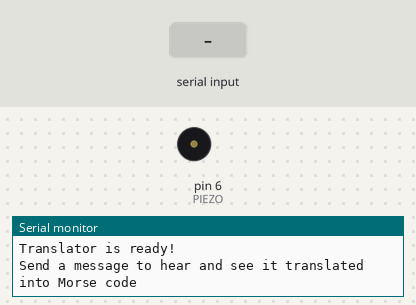
This sketch was run on a simulated Arduino Uno, built with avr-gcc and run on an emulated ATmega328P. Parts: buzzer (waves = sounding), the last lines printed to the serial monitor. Inputs (shaded band) come from the test bench.

Above: at 3.2 s.
3.3 s: "1\n" received over Serial
At 4.2 s:
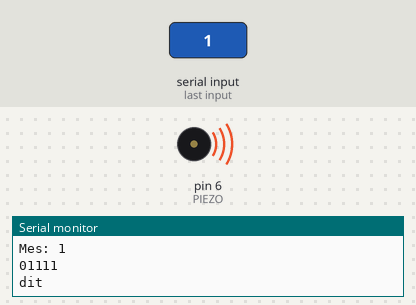
Timing chart, 0 to 8.3 s (numbered marks = the images above; inputs shaded):
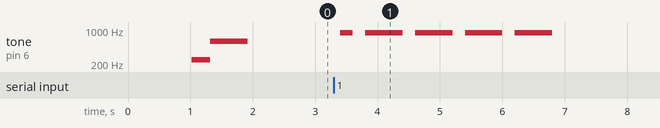

Measured:
- after the input at 3.3 s, tone on pin 6 (PIEZO): silent → 880 Hz after 0.10 s, then repeats every 0.80 s: silent 0.20 s, 880 Hz 0.60 s, until it stays silent from 6.8 s

The sketch:

morse-code-translator.ino
```cpp
/*
      MORSE CODE TRANSLATOR
!Works ONLY with International Morse code!
User is expected to type a message in the Serial Monitor containing
only latin letters and digits and Arduino will translate it into Morse code,
with the dashes and dots heard from the piezo and seen from the LED.

Do not enter a sentence longer than 60 characters!

Mladen Mihalkov December 2024
*/


#define NOTE_A5  880
#define NOTE_B3  247
#define NOTE_D5  587


#define LED 8
#define PIEZO 6

// Morse code space durations
#define DIT 200
#define DASH 3 * DIT
#define SIGNAL_SPACE DIT
#define CHAR_SPACE 3 * DIT
#define WORD_SPACE 7 * DIT

/*
      TASKS
 1. (DONE)Create read_message(void):
     - reads message from Serial Monitor  done
       - Converts all the characters to LowerCase  D
       - If no message was read reterns empty string. D
       - If message contains unsupported chars, Print error message D
       - If the message is successfully read notify the user to wait!

 2. (DONE)void produce_signal(bool dash_or_dit)
      - Produce dash or dit according to the value of dash_or_dit.
      - Do not wait

 3. (DONE) Create array MorseChar_array:
      - of structs for each MorseChar(from a-z and 1-9)

 4. (DONE) convert_character(char ch)
    - reference the letter-to-morse-code array with index ch - 'a'. !! Check if it is a letter or a digit. (DONE)
    - read the three bits of the result using bitmasks (DONE)
    - call produce_signal() for each bit (DONE)
    - if the bit is empty than don't produce a sound  (DONE)
    - delay between the signals (DONE)
    - Do not handle spaces! (DONE);

 5.(DONE) Add print to the console and also produce a sound signal notifying that the program is ready!
    Create notify_start(void)
      -- produce short beginning sound
      -- flash the LED several times
      -- print message to the serial mointor
 6. (DONE) Create convert_message(String msg)
      - Read each character  D
      - If it is space:  D
          -- it is considered the end of a word D
          -- there sould be a word space delay  D
      - If it is not space call convert_character for each char  D
      - delay betwenn characters  D

*/

String MorseChars[] = {
    "01",  // A
    "1000", // B
    "1010", //C
    "100",  // D
    "0",   // E
    "0010",   // F
    "110",   // G
    "0000",   // H
    "00",   // I
    "0111",   // J
    "101",   // K
    "0100",   // L
    "11",   // M
    "10",   // N
    "111",   // O
    "0110",   // P
    "1101",   // Q
    "010",   // R
    "000",   // S
    "1",   // T
    "001",   // U
    "0001",   // V
    "011",   // W
    "1001",   // X
    "1011",   // Y
    "1100",    // Z
    "11111",   // 0
    "01111",   // 1
    "00111",   // 2
    "00011",   // 3
    "00001",   // 4
    "00000",   // 5
    "10000",   // 6
    "11000",   // 7
    "11100",   // 8
    "11110",   // 9
  };


String message = "";


void produce_signal(bool dash_or_dit)
{
   // dash
   if(dash_or_dit)
   {
      digitalWrite(LED, HIGH);
      tone(PIEZO, NOTE_A5, DASH);
      delay(DASH);
      digitalWrite(LED, LOW);
      Serial.println("dash");
   }
   else   // dit
   {
      digitalWrite(LED, HIGH);
      tone(PIEZO, NOTE_A5, DIT);
      delay(DIT);
      digitalWrite(LED, LOW);
      Serial.println("dit");

   }
}

void convert_character(char ch)
{
    int lookup_index = 0;
    if(ch >= 'a' && ch <= 'z') lookup_index = ch - 'a';
    else lookup_index = ch - '0' + 26;
    String morse_str = MorseChars[lookup_index];
    Serial.println(morse_str);
    for(int i = 0; i < morse_str.length(); i++)
    {
       if(morse_str[i] == '1')  produce_signal(1);
       else produce_signal(0);
       delay(SIGNAL_SPACE);
    }
}


String read_message(void)
{
  String message = "";
  char ch;
    while(Serial.available() > 0)
    {
      ch = tolower(char(Serial.read()));
      if ((ch < 'a' || ch > 'z') && (ch < '0' || ch > '9') && ch != '\n' && ch != ' ')
      {
        Serial.println("You entered unsuppored characters!!");
        message = "";
        while(Serial.available() > 0) Serial.read();
        return "";
      }
      message += ch;
      delay(50);
    }
    return message;
}

void notify_start(void)
{
  Serial.println("Translator is ready!");
  Serial.println("Send a message to hear and see it translated into Morse code");
  for(int i = 0; i < 5;++i)
  {
    digitalWrite(LED, HIGH);
    delay(100);
    digitalWrite(LED, LOW);
    delay(100);
  }
  tone(PIEZO, NOTE_B3, 300);
  delay(300);
  tone(PIEZO, NOTE_D5, 600);
  delay(700);
}

void convert_message(String msg)
{
  for(int i = 0;i < msg.length(); ++i)
  {
      if(msg[i] == ' ') delay(CHAR_SPACE);
      else
      {
          convert_character(msg[i]);
          delay(CHAR_SPACE);
      }
  }
}


void setup() {
  digitalWrite(LED, OUTPUT);
  digitalWrite(PIEZO, OUTPUT);
  Serial.begin(9600);
  notify_start();
  digitalWrite(LED, LOW);
}

void loop() {
  if((message = read_message()) != "")
  {
    Serial.println("Mes: " + message);
    convert_message(message);
  }
}
```
